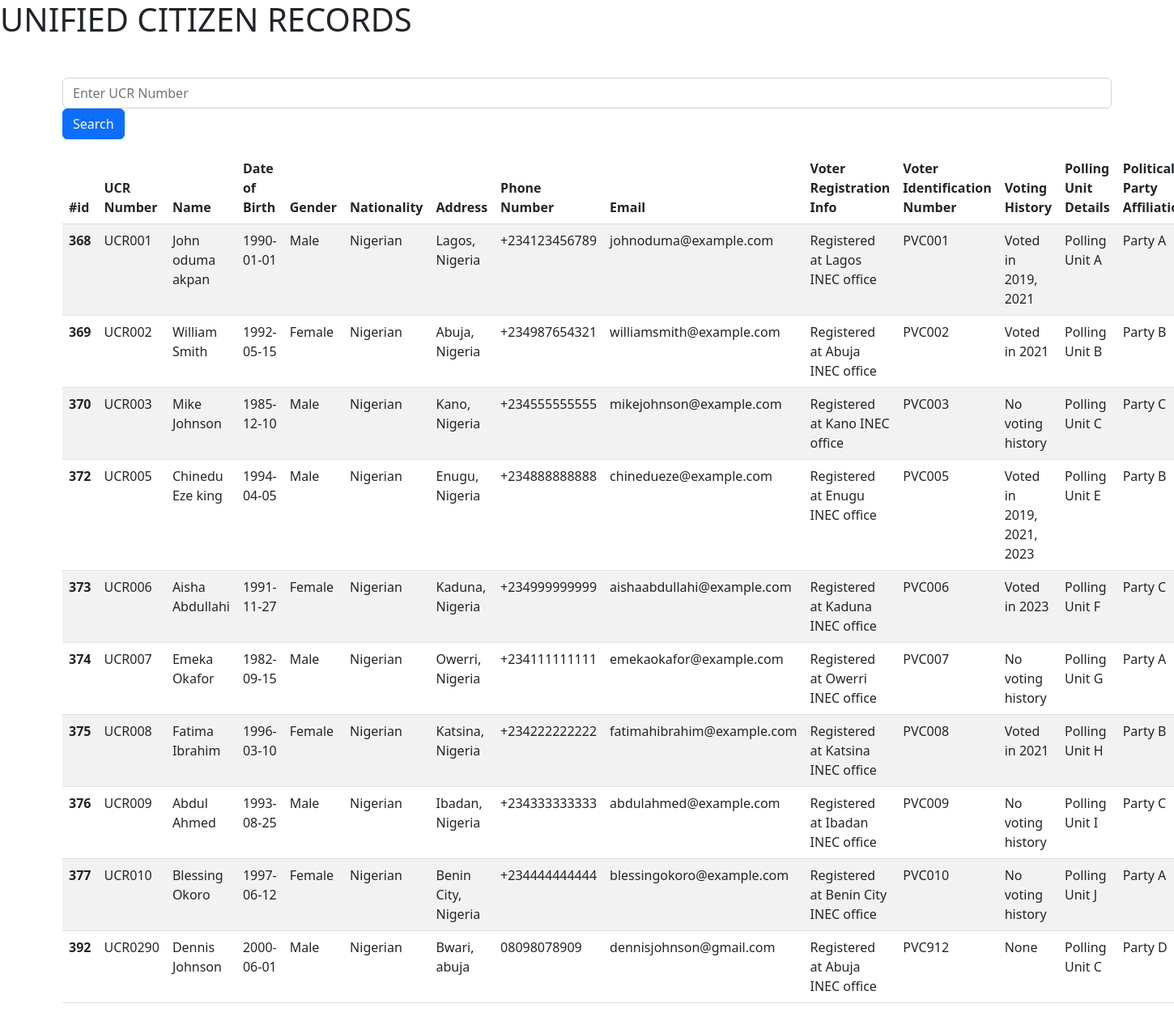
Screenshot of /INEC/inecucr.php with the database file from the repository.
### tables this page shows
CREATE TABLE `unified_db` (
  `id` int(11) NOT NULL,
  `ucrNumber` varchar(255) DEFAULT NULL,
  `nin` varchar(255) DEFAULT NULL,
  `name` varchar(255) DEFAULT NULL,
  `dateOfBirth` date DEFAULT NULL,
  `gender` varchar(255) DEFAULT NULL,
  `nationality` varchar(255) DEFAULT NULL,
  `address` varchar(255) DEFAULT NULL,
  `phoneNumber` varchar(255) DEFAULT NULL,
  `email` varchar(255) DEFAULT NULL,
  `citizenshipStatus` varchar(255) DEFAULT NULL,
  `maritalStatus` varchar(255) DEFAULT NULL,
  `employmentDetails` varchar(255) DEFAULT NULL,
  `voterRegistrationInfo` varchar(255) DEFAULT NULL,
  `voterIdentificationNumber` varchar(255) DEFAULT NULL,
  `votingHistory` varchar(255) DEFAULT NULL,
  `pollingUnitDetails` varchar(255) DEFAULT NULL,
  `politicalPartyAffiliation` varchar(255) DEFAULT NULL,
  `passportNumber` varchar(255) DEFAULT NULL,
  `passportIssueDate` date DEFAULT NULL,
  `passportExpiryDate` date DEFAULT NULL,
  `visaInformation` varchar(255) DEFAULT NULL,
  `travelHistory` varchar(255) DEFAULT NULL,
  `photograph` varchar(255) DEFAULT NULL,
  `fingerprints` varchar(255) DEFAULT NULL,
  `entryExitStamps` varchar(255) DEFAULT NULL,
  `permits` varchar(255) DEFAULT NULL,
  `permanentResidencyInfo` varchar(255) DEFAULT NULL,
  `license_number` varchar(255) DEFAULT NULL,
  `validity` varchar(255) DEFAULT NULL,
  `restrictions` varchar(255) DEFAULT NULL,
  `owner_name` varchar(255) DEFAULT NULL,
  `vehicle_identification_number` varchar(255) DEFAULT NULL,
  `license_plate` varchar(255) DEFAULT NULL,
  `violation_details` varchar(255) DEFAULT NULL,
  `accident_details` varchar(255) DEFAULT NULL,
  `penalties` varchar(255) DEFAULT NULL
);

### INEC/inecucr.php (the view, shortened to what this page needs)
<?php
include 'connect.php';
function highlightSearchTerm($text, $searchTerm) {
    $highlightedText = preg_replace("/($searchTerm)/i", '<span class="highlight">$1</span>', $text);
    return $highlightedText;
}
$searchTerm = isset($_GET['search']) ? $_GET['search'] : '';
?>
<!DOCTYPE html>
<html lang="en">
<head>
    <link href="https://cdn.jsdelivr.net/npm/bootstrap@5.2.2/dist/css/bootstrap.min.css" rel="stylesheet">
</head>
<body>
<h1>UNIFIED CITIZEN RECORDS</h1>
    <div class="container my-5">
        <form action="" method="GET" class="mb-3">
            <input type="text" name="search" placeholder="Enter UCR Number" value="<?php echo $searchTerm; ?>" class="form-control">
            <button type="submit" class="btn btn-primary">Search</button>
        </form>
        <table class="table table-striped">
            <thead>
                <tr>
                    <th scope="col">#id</th>
                    <th scope="col">UCR Number</th>
                    <th scope="col">Name</th>
                    <th scope="col">Date of Birth</th>
                    <th scope="col">Gender</th>
                    <th scope="col">Nationality</th>
                    <th scope="col">Address</th>
                    <th scope="col">Phone Number</th>
                    <th scope="col">Email</th>
                    <th scope="col">Voter Registration Info</th>
                    <th scope="col">Voter Identification Number</th>
                    <th scope="col">Voting History</th>
                    <th scope="col">Polling Unit Details</th>
                    <th scope="col">Political Party Affiliation</th>
                </tr>
            </thead>
            <tbody>
                <?php
                    $sql = "SELECT * FROM `unified_db`";
                    $result = mysqli_query($connection, $sql);
                    if($result){
                        while($row = mysqli_fetch_assoc($result)){
                            $id = $row['id'];
                            $ucrNumber = $row['ucrNumber'];
                            $name = $row['name'];
                            $dateOfBirth = $row['dateOfBirth'];
                            $gender = $row['gender'];
                            $nationality = $row['nationality'];
                            $address = $row['address'];
                            $phoneNumber = $row['phoneNumber'];
                            $email = $row['email'];
                            $voterRegistrationInfo = $row['voterRegistrationInfo'];
                            $voterIdentificationNumber = $row['voterIdentificationNumber'];
                            $votingHistory = $row['votingHistory'];
                            $pollingUnitDetails = $row['pollingUnitDetails'];
                            $politicalPartyAffiliation = $row['politicalPartyAffiliation'];
                            if (!empty($searchTerm) && stripos($ucrNumber, $searchTerm) !== false) {
                                echo '<tr class="bg-info">';
                            } else {
                                echo '<tr>';
                            }
                            echo '
                            <th scope="row">'.$id.'</th>
                            <td>'.highlightSearchTerm($ucrNumber, $searchTerm).'</td>
                            <td>'.$name.'</td>
                            <td>'.$dateOfBirth.'</td>
                            <td>'.$gender.'</td>
                            <td>'.$nationality.'</td>
                            <td>'.$address.'</td>
                            <td>'.$phoneNumber.'</td>
                            <td>'.$email.'</td>
                            <td>'.$voterRegistrationInfo.'</td>
                            <td>'.$voterIdentificationNumber.'</td>
                            <td>'.$votingHistory.'</td>
                            <td>'.$pollingUnitDetails.'</td>
                            <td>'.$politicalPartyAffiliation.'</td>
                            </tr>
                            ';
                        }
                    }
                ?>
            </tbody>
        </table>
    </div>
</body>
</html>

### rows the page displays
unified_db: id "368", ucrNumber "U C R 0 0 1", name "John oduma akpan", dateOfBirth "1990-01-01", gender "Male", nationality "Nigerian", address "Lagos, Nigeria", phoneNumber "+234123456789", email "johnoduma@example.com", voterRegistrationInfo "Registered at Lagos INEC office", voterIdentificationNumber "PVC001", votingHistory "Voted in 2019, 2021", pollingUnitDetails "Polling Unit A", politicalPartyAffiliation "Party A"
unified_db: id "369", ucrNumber "U C R 0 0 2", name "William Smith", dateOfBirth "1992-05-15", gender "Female", nationality "Nigerian", address "Abuja, Nigeria", phoneNumber "+234987654321", email "williamsmith@example.com", voterRegistrationInfo "Registered at Abuja INEC office", voterIdentificationNumber "PVC002", votingHistory "Voted in 2021", pollingUnitDetails "Polling Unit B", politicalPartyAffiliation "Party B"
unified_db: id "370", ucrNumber "U C R 0 0 3", name "Mike Johnson", dateOfBirth "1985-12-10", gender "Male", nationality "Nigerian", address "Kano, Nigeria", phoneNumber "+234555555555", email "mikejohnson@example.com", voterRegistrationInfo "Registered at Kano INEC office", voterIdentificationNumber "PVC003", votingHistory "No voting history", pollingUnitDetails "Polling Unit C", politicalPartyAffiliation "Party C"
unified_db: id "372", ucrNumber "U C R 0 0 5", name "Chinedu Eze king", dateOfBirth "1994-04-05", gender "Male", nationality "Nigerian", address "Enugu, Nigeria", phoneNumber "+234888888888", email "chinedueze@example.com", voterRegistrationInfo "Registered at Enugu INEC office", voterIdentificationNumber "PVC005", votingHistory "Voted in 2019, 2021, 2023", pollingUnitDetails "Polling Unit E", politicalPartyAffiliation "Party B"
unified_db: id "373", ucrNumber "U C R 0 0 6", name "Aisha Abdullahi", dateOfBirth "1991-11-27", gender "Female", nationality "Nigerian", address "Kaduna, Nigeria", phoneNumber "+234999999999", email "aishaabdullahi@example.com", voterRegistrationInfo "Registered at Kaduna INEC office", voterIdentificationNumber "PVC006", votingHistory "Voted in 2023", pollingUnitDetails "Polling Unit F", politicalPartyAffiliation "Party C"
unified_db: id "374", ucrNumber "U C R 0 0 7", name "Emeka Okafor", dateOfBirth "1982-09-15", gender "Male", nationality "Nigerian", address "Owerri, Nigeria", phoneNumber "+234111111111", email "emekaokafor@example.com", voterRegistrationInfo "Registered at Owerri INEC office", voterIdentificationNumber "PVC007", votingHistory "No voting history", pollingUnitDetails "Polling Unit G", politicalPartyAffiliation "Party A"
unified_db: id "375", ucrNumber "U C R 0 0 8", name "Fatima Ibrahim", dateOfBirth "1996-03-10", gender "Female", nationality "Nigerian", address "Katsina, Nigeria", phoneNumber "+234222222222", email "fatimahibrahim@example.com", voterRegistrationInfo "Registered at Katsina INEC office", voterIdentificationNumber "PVC008", votingHistory "Voted in 2021", pollingUnitDetails "Polling Unit H", politicalPartyAffiliation "Party B"
unified_db: id "376", ucrNumber "U C R 0 0 9", name "Abdul Ahmed", dateOfBirth "1993-08-25", gender "Male", nationality "Nigerian", address "Ibadan, Nigeria", phoneNumber "+234333333333", email "abdulahmed@example.com", voterRegistrationInfo "Registered at Ibadan INEC office", voterIdentificationNumber "PVC009", votingHistory "No voting history", pollingUnitDetails "Polling Unit I", politicalPartyAffiliation "Party C"
unified_db: id "377", ucrNumber "U C R 0 1 0", name "Blessing Okoro", dateOfBirth "1997-06-12", gender "Female", nationality "Nigerian", address "Benin City, Nigeria", phoneNumber "+234444444444", email "blessingokoro@example.com", voterRegistrationInfo "Registered at Benin City INEC office", voterIdentificationNumber "PVC010", votingHistory "No voting history", pollingUnitDetails "Polling Unit J", politicalPartyAffiliation "Party A"
unified_db: id "392", ucrNumber "U C R 0 2 9 0", name "Dennis Johnson", dateOfBirth "2000-06-01", gender "Male", nationality "Nigerian", address "Bwari, abuja", phoneNumber "08098078909", email "dennisjohnson@gmail.com", voterRegistrationInfo "Registered at Abuja INEC office", voterIdentificationNumber "PVC912", votingHistory "None", pollingUnitDetails "Polling Unit C", politicalPartyAffiliation "Party D"
